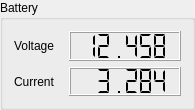
       <widget class="QGroupBox" name="batterySensBox">
        <property name="geometry">
         <rect>
          <x>28</x>
          <y>410</y>
          <width>195</width>
          <height>110</height>
         </rect>
        </property>
        <property name="title">
         <string>Battery</string>
        </property>
        <layout class="QHBoxLayout" name="horizontalLayout_5">
         <item>
          <layout class="QVBoxLayout" name="batterySensLabelsBox">
           <item>
            <widget class="QLabel" name="batterySensVoltageLabel">
             <property name="sizePolicy">
              <sizepolicy hsizetype="Minimum" vsizetype="Minimum">
               <horstretch>0</horstretch>
               <verstretch>0</verstretch>
              </sizepolicy>
             </property>
             <property name="text">
              <string>Voltage</string>
             </property>
            </widget>
           </item>
           <item>
            <widget class="QLabel" name="batterySensCurrentLabel">
             <property name="sizePolicy">
              <sizepolicy hsizetype="Minimum" vsizetype="Minimum">
               <horstretch>0</horstretch>
               <verstretch>0</verstretch>
              </sizepolicy>
             </property>
             <property name="text">
              <string>Current</string>
             </property>
            </widget>
           </item>
          </layout>
         </item>
         <item>
          <spacer name="horizontalSpacer_14">
           <property name="orientation">
            <enum>Qt::Orientation::Horizontal</enum>
           </property>
           <property name="sizeType">
            <enum>QSizePolicy::Policy::Fixed</enum>
           </property>
           <property name="sizeHint" stdset="0">
            <size>
             <width>8</width>
             <height>20</height>
            </size>
           </property>
          </spacer>
         </item>
         <item>
          <layout class="QVBoxLayout" name="batterySensValuesBox">
           <item>
            <widget class="QLCDNumber" name="batterySensVoltageValue">
             <property name="sizePolicy">
              <sizepolicy hsizetype="Expanding" vsizetype="Expanding">
               <horstretch>0</horstretch>
               <verstretch>0</verstretch>
              </sizepolicy>
             </property>
             <property name="font">
              <font>
               <pointsize>11</pointsize>
              </font>
             </property>
             <property name="digitCount">
              <number>6</number>
             </property>
             <property name="segmentStyle">
              <enum>QLCDNumber::SegmentStyle::Flat</enum>
             </property>
             <property name="value" stdset="0">
              <double>12.458000000000000</double>
             </property>
            </widget>
           </item>
           <item>
            <widget class="QLCDNumber" name="batterySensCurrentValue">
             <property name="sizePolicy">
              <sizepolicy hsizetype="Expanding" vsizetype="Expanding">
               <horstretch>0</horstretch>
               <verstretch>0</verstretch>
              </sizepolicy>
             </property>
             <property name="font">
              <font>
               <pointsize>11</pointsize>
              </font>
             </property>
             <property name="digitCount">
              <number>6</number>
             </property>
             <property name="segmentStyle">
              <enum>QLCDNumber::SegmentStyle::Flat</enum>
             </property>
             <property name="value" stdset="0">
              <double>3.284000000000000</double>
             </property>
            </widget>
           </item>
          </layout>
         </item>
        </layout>
       </widget>
